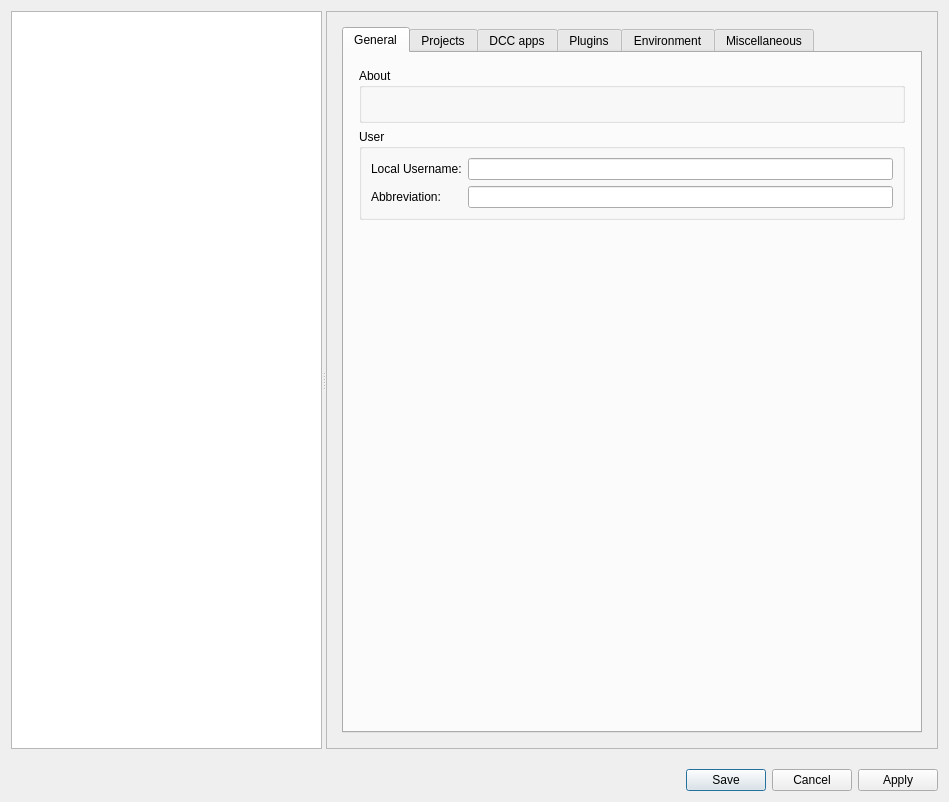
<?xml version="1.0" encoding="UTF-8"?>
<ui version="4.0">
 <class>dlg_UserSettings</class>
 <widget class="QDialog" name="dlg_UserSettings">
  <property name="geometry">
   <rect>
    <x>0</x>
    <y>0</y>
    <width>949</width>
    <height>802</height>
   </rect>
  </property>
  <property name="windowTitle">
   <string>User Settings</string>
  </property>
  <layout class="QVBoxLayout" name="verticalLayout">
   <property name="spacing">
    <number>20</number>
   </property>
   <item>
    <widget class="QSplitter" name="splitter">
     <property name="orientation">
      <enum>Qt::Orientation::Horizontal</enum>
     </property>
     <widget class="QListWidget" name="lw_categories">
      <property name="verticalScrollMode">
       <enum>QAbstractItemView::ScrollMode::ScrollPerPixel</enum>
      </property>
      <property name="horizontalScrollMode">
       <enum>QAbstractItemView::ScrollMode::ScrollPerPixel</enum>
      </property>
     </widget>
     <widget class="QScrollArea" name="scrollArea">
      <property name="widgetResizable">
       <bool>true</bool>
      </property>
      <widget class="QWidget" name="scrollAreaWidgetContents">
       <property name="geometry">
        <rect>
         <x>0</x>
         <y>0</y>
         <width>639</width>
         <height>738</height>
        </rect>
       </property>
       <layout class="QHBoxLayout" name="horizontalLayout_9">
        <property name="spacing">
         <number>20</number>
        </property>
        <property name="leftMargin">
         <number>15</number>
        </property>
        <property name="topMargin">
         <number>15</number>
        </property>
        <property name="rightMargin">
         <number>15</number>
        </property>
        <property name="bottomMargin">
         <number>15</number>
        </property>
        <item>
         <widget class="QTabWidget" name="tw_settings">
          <property name="currentIndex">
           <number>0</number>
          </property>
          <widget class="QWidget" name="tabWidgetPage4">
           <attribute name="title">
            <string>General</string>
           </attribute>
           <layout class="QVBoxLayout" name="verticalLayout_3">
            <property name="leftMargin">
             <number>15</number>
            </property>
            <property name="topMargin">
             <number>15</number>
            </property>
            <property name="rightMargin">
             <number>15</number>
            </property>
            <property name="bottomMargin">
             <number>15</number>
            </property>
            <item>
             <widget class="QGroupBox" name="gb_about">
              <property name="title">
               <string>About</string>
              </property>
              <layout class="QHBoxLayout" name="horizontalLayout_11">
               <item>
                <widget class="QLabel" name="l_about">
                 <property name="text">
                  <string/>
                 </property>
                 <property name="openExternalLinks">
                  <bool>true</bool>
                 </property>
                </widget>
               </item>
              </layout>
             </widget>
            </item>
            <item>
             <widget class="QGroupBox" name="groupBox_3">
              <property name="title">
               <string>User</string>
              </property>
              <layout class="QVBoxLayout" name="verticalLayout_4">
               <item>
                <widget class="QWidget" name="w_username" native="true">
                 <layout class="QGridLayout" name="gridLayout_2">
                  <property name="leftMargin">
                   <number>0</number>
                  </property>
                  <property name="topMargin">
                   <number>0</number>
                  </property>
                  <property name="rightMargin">
                   <number>0</number>
                  </property>
                  <property name="bottomMargin">
                   <number>0</number>
                  </property>
                  <item row="1" column="0">
                   <widget class="QLabel" name="l_abbreviation">
                    <property name="text">
                     <string>Abbreviation:    </string>
                    </property>
                   </widget>
                  </item>
                  <item row="0" column="0">
                   <widget class="QLabel" name="l_username">
                    <property name="text">
                     <string>Local Username:</string>
                    </property>
                   </widget>
                  </item>
                  <item row="0" column="2">
                   <widget class="QLineEdit" name="e_username"/>
                  </item>
                  <item row="1" column="2">
                   <widget class="QLineEdit" name="e_abbreviation"/>
                  </item>
                 </layout>
                </widget>
               </item>
              </layout>
             </widget>
            </item>
            <item>
             <spacer name="verticalSpacer_3">
              <property name="orientation">
               <enum>Qt::Orientation::Vertical</enum>
              </property>
              <property name="sizeHint" stdset="0">
               <size>
                <width>20</width>
                <height>40</height>
               </size>
              </property>
             </spacer>
            </item>
           </layout>
          </widget>
          <widget class="QWidget" name="tabWidgetPage2">
           <attribute name="title">
            <string>Projects</string>
           </attribute>
           <layout class="QVBoxLayout" name="verticalLayout_8">
            <property name="leftMargin">
             <number>15</number>
            </property>
            <property name="topMargin">
             <number>15</number>
            </property>
            <property name="rightMargin">
             <number>15</number>
            </property>
            <property name="bottomMargin">
             <number>15</number>
            </property>
            <item>
             <widget class="QGroupBox" name="w_curPrj">
              <property name="title">
               <string>Current Project</string>
              </property>
              <layout class="QVBoxLayout" name="verticalLayout_6">
               <property name="topMargin">
                <number>18</number>
               </property>
               <item>
                <widget class="QWidget" name="widget_5" native="true">
                 <layout class="QGridLayout" name="gridLayout">
                  <property name="leftMargin">
                   <number>0</number>
                  </property>
                  <property name="topMargin">
                   <number>0</number>
                  </property>
                  <property name="rightMargin">
                   <number>0</number>
                  </property>
                  <property name="bottomMargin">
                   <number>0</number>
                  </property>
                  <item row="0" column="1">
                   <widget class="QLabel" name="l_projectName">
                    <property name="sizePolicy">
                     <sizepolicy hsizetype="Expanding" vsizetype="Preferred">
                      <horstretch>0</horstretch>
                      <verstretch>0</verstretch>
                     </sizepolicy>
                    </property>
                    <property name="toolTip">
                     <string>current project</string>
                    </property>
                    <property name="text">
                     <string/>
                    </property>
                   </widget>
                  </item>
                  <item row="1" column="1">
                   <widget class="QLabel" name="l_projectPath">
                    <property name="toolTip">
                     <string>current project path</string>
                    </property>
                    <property name="text">
                     <string/>
                    </property>
                   </widget>
                  </item>
                  <item row="1" column="0">
                   <widget class="QLabel" name="label_4">
                    <property name="text">
                     <string>Path:          </string>
                    </property>
                   </widget>
                  </item>
                  <item row="0" column="0">
                   <widget class="QLabel" name="label_2">
                    <property name="text">
                     <string>Name:</string>
                    </property>
                   </widget>
                  </item>
                 </layout>
                </widget>
               </item>
               <item>
                <spacer name="verticalSpacer_9">
                 <property name="orientation">
                  <enum>Qt::Orientation::Vertical</enum>
                 </property>
                 <property name="sizeType">
                  <enum>QSizePolicy::Policy::Fixed</enum>
                 </property>
                 <property name="sizeHint" stdset="0">
                  <size>
                   <width>20</width>
                   <height>15</height>
                  </size>
                 </property>
                </spacer>
               </item>
               <item>
                <widget class="QLabel" name="l_localPath">
                 <property name="text">
                  <string>Local path:</string>
                 </property>
                </widget>
               </item>
               <item>
                <widget class="QWidget" name="widget_3" native="true">
                 <layout class="QHBoxLayout" name="horizontalLayout">
                  <property name="leftMargin">
                   <number>0</number>
                  </property>
                  <property name="topMargin">
                   <number>0</number>
                  </property>
                  <property name="rightMargin">
                   <number>0</number>
                  </property>
                  <property name="bottomMargin">
                   <number>0</number>
                  </property>
                  <item>
                   <widget class="QLineEdit" name="e_localPath"/>
                  </item>
                  <item>
                   <widget class="QPushButton" name="b_browseLocal">
                    <property name="contextMenuPolicy">
                     <enum>Qt::ContextMenuPolicy::CustomContextMenu</enum>
                    </property>
                    <property name="text">
                     <string>...</string>
                    </property>
                   </widget>
                  </item>
                 </layout>
                </widget>
               </item>
               <item>
                <widget class="QWidget" name="w_userUseLocal" native="true">
                 <layout class="QHBoxLayout" name="horizontalLayout_15">
                  <property name="leftMargin">
                   <number>0</number>
                  </property>
                  <property name="topMargin">
                   <number>0</number>
                  </property>
                  <property name="rightMargin">
                   <number>0</number>
                  </property>
                  <property name="bottomMargin">
                   <number>0</number>
                  </property>
                  <item>
                   <widget class="QLabel" name="label_5">
                    <property name="text">
                     <string>Use additional local project folder:</string>
                    </property>
                   </widget>
                  </item>
                  <item>
                   <spacer name="horizontalSpacer_10">
                    <property name="orientation">
                     <enum>Qt::Orientation::Horizontal</enum>
                    </property>
                    <property name="sizeHint" stdset="0">
                     <size>
                      <width>40</width>
                      <height>20</height>
                     </size>
                    </property>
                   </spacer>
                  </item>
                  <item>
                   <widget class="QComboBox" name="cb_userUseLocal">
                    <item>
                     <property name="text">
                      <string>Inherit from project</string>
                     </property>
                    </item>
                    <item>
                     <property name="text">
                      <string>On</string>
                     </property>
                    </item>
                    <item>
                     <property name="text">
                      <string>Off</string>
                     </property>
                    </item>
                   </widget>
                  </item>
                 </layout>
                </widget>
               </item>
               <item>
                <widget class="QWidget" name="w_resetPrjScripts" native="true">
                 <layout class="QHBoxLayout" name="horizontalLayout_2">
                  <property name="leftMargin">
                   <number>0</number>
                  </property>
                  <property name="topMargin">
                   <number>0</number>
                  </property>
                  <property name="rightMargin">
                   <number>0</number>
                  </property>
                  <property name="bottomMargin">
                   <number>0</number>
                  </property>
                 </layout>
                </widget>
               </item>
              </layout>
             </widget>
            </item>
            <item>
             <spacer name="verticalSpacer_8">
              <property name="orientation">
               <enum>Qt::Orientation::Vertical</enum>
              </property>
              <property name="sizeType">
               <enum>QSizePolicy::Policy::Fixed</enum>
              </property>
              <property name="sizeHint" stdset="0">
               <size>
                <width>20</width>
                <height>20</height>
               </size>
              </property>
             </spacer>
            </item>
            <item>
             <widget class="QWidget" name="widget_6" native="true">
              <layout class="QHBoxLayout" name="horizontalLayout_10">
               <property name="leftMargin">
                <number>0</number>
               </property>
               <property name="topMargin">
                <number>0</number>
               </property>
               <property name="rightMargin">
                <number>0</number>
               </property>
               <property name="bottomMargin">
                <number>0</number>
               </property>
               <item>
                <spacer name="horizontalSpacer_5">
                 <property name="orientation">
                  <enum>Qt::Orientation::Horizontal</enum>
                 </property>
                 <property name="sizeHint" stdset="0">
                  <size>
                   <width>40</width>
                   <height>20</height>
                  </size>
                 </property>
                </spacer>
               </item>
               <item>
                <widget class="QPushButton" name="b_manageProjects">
                 <property name="focusPolicy">
                  <enum>Qt::FocusPolicy::NoFocus</enum>
                 </property>
                 <property name="text">
                  <string>Manage Projects...</string>
                 </property>
                </widget>
               </item>
               <item>
                <spacer name="horizontalSpacer_6">
                 <property name="orientation">
                  <enum>Qt::Orientation::Horizontal</enum>
                 </property>
                 <property name="sizeHint" stdset="0">
                  <size>
                   <width>40</width>
                   <height>20</height>
                  </size>
                 </property>
                </spacer>
               </item>
              </layout>
             </widget>
            </item>
            <item>
             <widget class="QWidget" name="w_projects" native="true">
              <property name="sizePolicy">
               <sizepolicy hsizetype="Preferred" vsizetype="Expanding">
                <horstretch>0</horstretch>
                <verstretch>10</verstretch>
               </sizepolicy>
              </property>
              <layout class="QVBoxLayout" name="lo_projects">
               <property name="leftMargin">
                <number>0</number>
               </property>
               <property name="topMargin">
                <number>0</number>
               </property>
               <property name="rightMargin">
                <number>0</number>
               </property>
               <property name="bottomMargin">
                <number>0</number>
               </property>
               <item>
                <spacer name="verticalSpacer_4">
                 <property name="orientation">
                  <enum>Qt::Orientation::Vertical</enum>
                 </property>
                 <property name="sizeHint" stdset="0">
                  <size>
                   <width>20</width>
                   <height>40</height>
                  </size>
                 </property>
                </spacer>
               </item>
              </layout>
             </widget>
            </item>
            <item>
             <spacer name="verticalSpacer_10">
              <property name="orientation">
               <enum>Qt::Orientation::Vertical</enum>
              </property>
              <property name="sizeType">
               <enum>QSizePolicy::Policy::Expanding</enum>
              </property>
              <property name="sizeHint" stdset="0">
               <size>
                <width>0</width>
                <height>0</height>
               </size>
              </property>
             </spacer>
            </item>
           </layout>
          </widget>
          <widget class="QWidget" name="tab_dccApps">
           <attribute name="title">
            <string>DCC apps</string>
           </attribute>
           <layout class="QVBoxLayout" name="verticalLayout_24">
            <item>
             <widget class="QWidget" name="widget_23" native="true">
              <layout class="QVBoxLayout" name="verticalLayout_26"/>
             </widget>
            </item>
           </layout>
          </widget>
          <widget class="QWidget" name="tab_Plugins">
           <attribute name="title">
            <string>Plugins</string>
           </attribute>
           <layout class="QVBoxLayout" name="verticalLayout_2">
            <item>
             <widget class="QWidget" name="widget" native="true">
              <layout class="QHBoxLayout" name="horizontalLayout_5">
               <property name="leftMargin">
                <number>0</number>
               </property>
               <property name="topMargin">
                <number>0</number>
               </property>
               <property name="rightMargin">
                <number>0</number>
               </property>
               <property name="bottomMargin">
                <number>0</number>
               </property>
               <item>
                <widget class="QLabel" name="label_3">
                 <property name="text">
                  <string>Loaded Plugins:</string>
                 </property>
                </widget>
               </item>
               <item>
                <widget class="QToolButton" name="b_createPlugin">
                 <property name="toolTip">
                  <string>Create new plugin...</string>
                 </property>
                 <property name="text">
                  <string>...</string>
                 </property>
                </widget>
               </item>
               <item>
                <widget class="QToolButton" name="b_loadPlugin">
                 <property name="toolTip">
                  <string>Add existing plugin...</string>
                 </property>
                 <property name="text">
                  <string>...</string>
                 </property>
                </widget>
               </item>
               <item>
                <widget class="QToolButton" name="b_reloadPlugins">
                 <property name="toolTip">
                  <string>Reload all plugins</string>
                 </property>
                 <property name="text">
                  <string>...</string>
                 </property>
                </widget>
               </item>
               <item>
                <widget class="QToolButton" name="b_managePlugins">
                 <property name="toolTip">
                  <string>Manage Plugin Paths...</string>
                 </property>
                 <property name="text">
                  <string>...</string>
                 </property>
                </widget>
               </item>
              </layout>
             </widget>
            </item>
            <item>
             <widget class="QTableWidget" name="tw_plugins">
              <property name="contextMenuPolicy">
               <enum>Qt::ContextMenuPolicy::CustomContextMenu</enum>
              </property>
              <property name="editTriggers">
               <set>QAbstractItemView::EditTrigger::NoEditTriggers</set>
              </property>
              <property name="selectionBehavior">
               <enum>QAbstractItemView::SelectionBehavior::SelectRows</enum>
              </property>
              <property name="verticalScrollMode">
               <enum>QAbstractItemView::ScrollMode::ScrollPerPixel</enum>
              </property>
              <property name="horizontalScrollMode">
               <enum>QAbstractItemView::ScrollMode::ScrollPerPixel</enum>
              </property>
              <attribute name="horizontalHeaderHighlightSections">
               <bool>false</bool>
              </attribute>
              <attribute name="verticalHeaderVisible">
               <bool>false</bool>
              </attribute>
             </widget>
            </item>
           </layout>
          </widget>
          <widget class="QWidget" name="tab">
           <attribute name="title">
            <string>Environment</string>
           </attribute>
           <layout class="QVBoxLayout" name="verticalLayout_9">
            <item>
             <widget class="QLabel" name="label_6">
              <property name="text">
               <string>User specific environment variables:</string>
              </property>
             </widget>
            </item>
            <item>
             <widget class="QTableWidget" name="tw_environment">
              <property name="contextMenuPolicy">
               <enum>Qt::ContextMenuPolicy::CustomContextMenu</enum>
              </property>
              <property name="verticalScrollMode">
               <enum>QAbstractItemView::ScrollMode::ScrollPerPixel</enum>
              </property>
              <property name="horizontalScrollMode">
               <enum>QAbstractItemView::ScrollMode::ScrollPerPixel</enum>
              </property>
              <attribute name="horizontalHeaderStretchLastSection">
               <bool>true</bool>
              </attribute>
              <attribute name="verticalHeaderVisible">
               <bool>false</bool>
              </attribute>
              <column>
               <property name="text">
                <string>Variable</string>
               </property>
              </column>
              <column>
               <property name="text">
                <string>Value</string>
               </property>
              </column>
             </widget>
            </item>
            <item>
             <widget class="QWidget" name="widget_2" native="true">
              <layout class="QHBoxLayout" name="horizontalLayout_4">
               <property name="leftMargin">
                <number>0</number>
               </property>
               <property name="topMargin">
                <number>0</number>
               </property>
               <property name="rightMargin">
                <number>0</number>
               </property>
               <property name="bottomMargin">
                <number>0</number>
               </property>
               <item>
                <spacer name="horizontalSpacer_2">
                 <property name="orientation">
                  <enum>Qt::Orientation::Horizontal</enum>
                 </property>
                 <property name="sizeHint" stdset="0">
                  <size>
                   <width>374</width>
                   <height>20</height>
                  </size>
                 </property>
                </spacer>
               </item>
               <item>
                <widget class="QPushButton" name="b_showEnvironment">
                 <property name="text">
                  <string>Show current environment</string>
                 </property>
                </widget>
               </item>
              </layout>
             </widget>
            </item>
           </layout>
          </widget>
          <widget class="QWidget" name="tab_2">
           <attribute name="title">
            <string>Miscellaneous</string>
           </attribute>
           <layout class="QVBoxLayout" name="lo_miscellaneousTab">
            <item>
             <widget class="QGroupBox" name="gb_miscellaneous">
              <property name="title">
               <string>Miscellaneous</string>
              </property>
              <layout class="QVBoxLayout" name="lo_miscellaneous">
               <item>
                <widget class="QCheckBox" name="chb_autosave">
                 <property name="text">
                  <string>Autosave popup</string>
                 </property>
                 <property name="checked">
                  <bool>true</bool>
                 </property>
                </widget>
               </item>
               <item>
                <widget class="QCheckBox" name="chb_captureViewport">
                 <property name="text">
                  <string>Capture viewport preview on scene save</string>
                 </property>
                 <property name="checked">
                  <bool>true</bool>
                 </property>
                </widget>
               </item>
               <item>
                <widget class="QCheckBox" name="chb_browserStartup">
                 <property name="text">
                  <string>Open Project Browser on application startup</string>
                 </property>
                 <property name="checked">
                  <bool>true</bool>
                 </property>
                </widget>
               </item>
               <item>
                <widget class="QCheckBox" name="chb_mediaThumbnails">
                 <property name="text">
                  <string>Automatically generate thumbnails for media</string>
                 </property>
                 <property name="checked">
                  <bool>true</bool>
                 </property>
                </widget>
               </item>
               <item>
                <widget class="QCheckBox" name="chb_trayStartup">
                 <property name="text">
                  <string>Show Prism tray icon on system startup</string>
                 </property>
                 <property name="checked">
                  <bool>true</bool>
                 </property>
                </widget>
               </item>
               <item>
                <widget class="QWidget" name="w_startTray" native="true">
                 <layout class="QHBoxLayout" name="horizontalLayout_7">
                  <property name="leftMargin">
                   <number>17</number>
                  </property>
                  <property name="topMargin">
                   <number>0</number>
                  </property>
                  <property name="rightMargin">
                   <number>0</number>
                  </property>
                  <property name="bottomMargin">
                   <number>0</number>
                  </property>
                  <item>
                   <widget class="QPushButton" name="b_startTray">
                    <property name="minimumSize">
                     <size>
                      <width>150</width>
                      <height>0</height>
                     </size>
                    </property>
                    <property name="maximumSize">
                     <size>
                      <width>16777215</width>
                      <height>16777215</height>
                     </size>
                    </property>
                    <property name="text">
                     <string>Start Prism tray now</string>
                    </property>
                   </widget>
                  </item>
                  <item>
                   <spacer name="horizontalSpacer">
                    <property name="orientation">
                     <enum>Qt::Orientation::Horizontal</enum>
                    </property>
                    <property name="sizeHint" stdset="0">
                     <size>
                      <width>40</width>
                      <height>20</height>
                     </size>
                    </property>
                   </spacer>
                  </item>
                 </layout>
                </widget>
               </item>
               <item>
                <widget class="QCheckBox" name="chb_errorReports">
                 <property name="text">
                  <string>Send anonymous error reports</string>
                 </property>
                 <property name="checked">
                  <bool>true</bool>
                 </property>
                </widget>
               </item>
               <item>
                <widget class="QCheckBox" name="chb_debug">
                 <property name="text">
                  <string>Debug mode</string>
                 </property>
                </widget>
               </item>
               <item>
                <widget class="QWidget" name="w_styleSheet" native="true">
                 <layout class="QHBoxLayout" name="horizontalLayout_8">
                  <property name="leftMargin">
                   <number>0</number>
                  </property>
                  <property name="topMargin">
                   <number>0</number>
                  </property>
                  <property name="rightMargin">
                   <number>0</number>
                  </property>
                  <property name="bottomMargin">
                   <number>0</number>
                  </property>
                  <item>
                   <widget class="QLabel" name="l_styleSheet">
                    <property name="text">
                     <string>Standalone Style Sheet:</string>
                    </property>
                   </widget>
                  </item>
                  <item>
                   <widget class="QComboBox" name="cb_styleSheet"/>
                  </item>
                  <item>
                   <spacer name="horizontalSpacer_4">
                    <property name="orientation">
                     <enum>Qt::Orientation::Horizontal</enum>
                    </property>
                    <property name="sizeHint" stdset="0">
                     <size>
                      <width>40</width>
                      <height>20</height>
                     </size>
                    </property>
                   </spacer>
                  </item>
                 </layout>
                </widget>
               </item>
               <item>
                <widget class="QWidget" name="widget_4" native="true">
                 <layout class="QHBoxLayout" name="horizontalLayout_6">
                  <property name="leftMargin">
                   <number>0</number>
                  </property>
                  <property name="topMargin">
                   <number>0</number>
                  </property>
                  <property name="rightMargin">
                   <number>0</number>
                  </property>
                  <property name="bottomMargin">
                   <number>0</number>
                  </property>
                  <item>
                   <widget class="QToolButton" name="b_importSettings">
                    <property name="toolTip">
                     <string>Import User Settings...</string>
                    </property>
                    <property name="text">
                     <string>...</string>
                    </property>
                   </widget>
                  </item>
                  <item>
                   <widget class="QToolButton" name="b_exportSettings">
                    <property name="toolTip">
                     <string>Export User Settings...</string>
                    </property>
                    <property name="text">
                     <string>...</string>
                    </property>
                   </widget>
                  </item>
                  <item>
                   <spacer name="horizontalSpacer_3">
                    <property name="orientation">
                     <enum>Qt::Orientation::Horizontal</enum>
                    </property>
                    <property name="sizeHint" stdset="0">
                     <size>
                      <width>40</width>
                      <height>20</height>
                     </size>
                    </property>
                   </spacer>
                  </item>
                 </layout>
                </widget>
               </item>
              </layout>
             </widget>
            </item>
            <item>
             <spacer name="verticalSpacer_2">
              <property name="orientation">
               <enum>Qt::Orientation::Vertical</enum>
              </property>
              <property name="sizeHint" stdset="0">
               <size>
                <width>20</width>
                <height>40</height>
               </size>
              </property>
             </spacer>
            </item>
           </layout>
          </widget>
         </widget>
        </item>
       </layout>
      </widget>
     </widget>
    </widget>
   </item>
   <item>
    <widget class="QDialogButtonBox" name="buttonBox">
     <property name="orientation">
      <enum>Qt::Orientation::Horizontal</enum>
     </property>
     <property name="standardButtons">
      <set>QDialogButtonBox::StandardButton::Apply|QDialogButtonBox::StandardButton::Cancel|QDialogButtonBox::StandardButton::Save</set>
     </property>
     <property name="centerButtons">
      <bool>false</bool>
     </property>
    </widget>
   </item>
  </layout>
 </widget>
 <tabstops>
  <tabstop>tw_settings</tabstop>
  <tabstop>e_localPath</tabstop>
  <tabstop>b_browseLocal</tabstop>
 </tabstops>
 <resources/>
 <connections/>
</ui>
